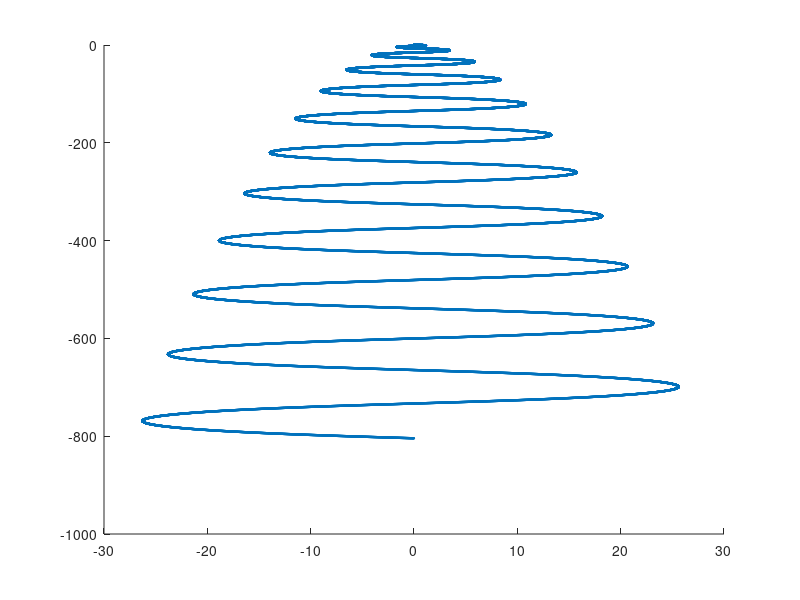

Here is the MATLAB script that generated this plot:
function rt() % in this section we will slove \mathbf{r}(t) through analysis methods
%% users set
q = 1;
m = 1;
w = 1; % \omega
E = 1; % we set E = 1; because it only influence the eigen lenth instead of the frcatal figure;
B = 1;
gamma = q/m;  
lambda = gamma*B/w;  
% there are three eigen number
% core1 = w
% core2 = lambda
% core3 = gamma*E/(L*w^2) where L is eigen size
dt = 0.0005;  % time accuracy

%% cal v(t)
tt = 0:dt:2*pi/w+dt; % tlist of the first period
[~,c] = size(tt);

Vlist=zeros(2,c);
a = cos(lambda*cos(w*tt));
b = sin(lambda*cos(w*tt));
J1 = @(tt) cos(w*tt).*cos(lambda*cos(w*tt));  %%% x
J2 = @(tt) cos(w*tt).*sin(lambda*cos(w*tt));  %%% y

for k = 2:c
    Vlist(1,k)=a(1,k)*integral(J1,0,tt(1,k))+b(1,k)*integral(J2,0,tt(1,k));   %Vx
    Vlist(2,k)=-a(1,k)*integral(J2,0,tt(1,k))+b(1,k)*integral(J1,0,tt(1,k));  %Vy
end
%%Vlist = Vlist*gamma;  % it will only influence the lenth of the phase figure

%% cal r(t)
rlist = zeros(2,c-1); % x;y
for k = 2:c-1
    rlist(:,k) = rlist(:,k-1) + (Vlist(:,k+1)+Vlist(:,k))*dt/2; %% RK2
end


m = 10;  %% which means you want to know the trajectory in the time [0,(m+1)T];
xlist = zeros(1+m,k);
ylist = xlist;
xlist(1,:) = rlist(1,:);
ylist(1,:) = rlist(2,:);

f_x = @(t) sin(lambda*cos(w*t));
f_y = @(t) cos(lambda*cos(w*t));

Int_x = zeros(1,c-1);
Int_y = Int_x;

for i = 1:c-1
    Int_x(1,i) = integral(f_x,0,tt(1,i)); 
    Int_y(1,i) = integral(f_y,0,tt(1,i));
end

for i = 2:1+m
    xlist(i,:) = xlist(1,:) + 2*pi*gamma*E*besselj(1,lambda)*(i-1)*Int_x(1,:)/w;
    ylist(i,:) = ylist(1,:) - 2*pi*gamma*E*besselj(1,lambda)*(i-1)*Int_y(1,:)/w - 2*(i-1)^2*pi^2*gamma*E*besselj(1,lambda)*besselj(0,lambda)/w^2;
end

X = xlist(1,:);
Y = ylist(1,:);
for i = 2:1+m
    X = cat(2,X,xlist(i,:));
    Y = cat(2,Y,ylist(i,:));
end

%% fig
scatter(X,Y,1);
